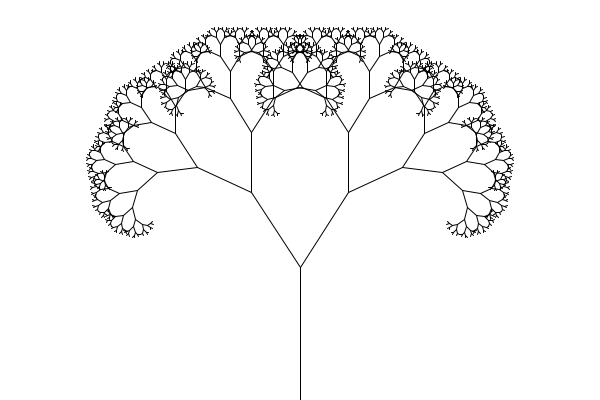
Frame 1 (no input)
Frame 60 (the mouse pressed at the canvas centre just before this capture): identical to frame 1, image omitted
Frame 120 (the mouse held since frame 60 and released just before this capture): identical to frame 1, image omitted

The Processing sketch that drew this single still picture (run headless with seeded random() and noise(); from frame 60 on, the mouse is pressed at the canvas centre):

// Processing sketch: sketch_016
// ── sketch_016.pde
float theta;
float t;
float ratio = 0.67;

void setup() {
  size(600,400);
  theta = PI/5.5; //1.8;
  t = height/3;
}

void draw(){
  background(255);
  stroke(0);
  translate(width/2,height);
  line(0,0,0,-t);
  translate(0,-t);
  branch(t);
}

void branch(float h) {
  h = h * ratio;
  if(h > 2) {
      pushMatrix();
      rotate(theta);
      line(0,0,0,-h);
      translate(0,-h);
      branch(h);
      popMatrix();
      
      pushMatrix();
      rotate(-theta);
      line(0,0,0,-h);
      translate(0,-h);
      branch(h);
      popMatrix();
  }
}
